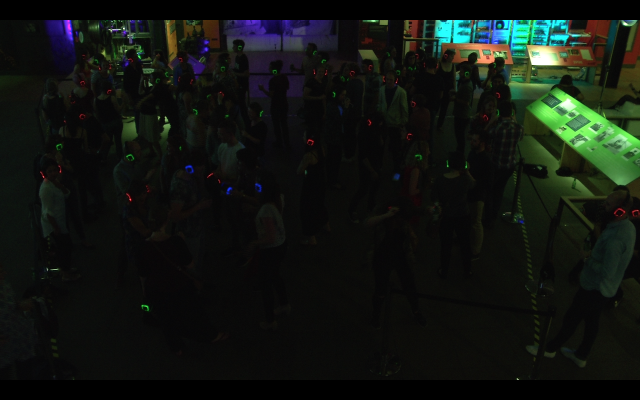
#> input picture Example_009.png, 1280 x 800 px, given in place of the camera (shown at 1/2 size)
$ python BallTracking.py
#> lines starting #> are read from the running program, lines starting #| are printed output that depends on the picture; after the words box and inside, x2 and y2 are one past the last pixel; in counts of white or black regions, pixels touching at a corner belong together
# BallTracking.py
# Source: http://www.pyimagesearch.com/2015/09/14/ball-tracking-with-opencv/

# Import necessary packages.
from collections import deque
import numpy as np
import argparse
import imutils
import cv2


# Construct the argument parser and parse the arguments (command line tools).
ap = argparse.ArgumentParser()
ap.add_argument("-v", "--video", help = "path to the (optional) video file")
ap.add_argument("-b", "--buffer", type = int, default = 64, help = "max buffer size")
args = vars(ap.parse_args())


# Define the lower and upper boundaries of the "green" ball in the HSV color space, then initalize the list of tracked points.
# NOTE: values detected using the range-detector script in the imutils package.  Function can get thresholds for both HSV and RGB color spaces.

# (48, 26, 10)
# (62, 255, 139)
# greenLower = (50, 76, 38)
# greenUpper = (58, 255, 172)

# NOTE: lower and upper bounds for red, based on frame #6000:
# redLower = (167, 0, 27)
# redUpper = (190, 255, 255)
# NOTE: lower and upper bounds for green, based on frame #6000:
greenLower = (50, 76, 38)
greenUpper = (58, 255, 172)

pts = deque(maxlen = args["buffer"])


# If a video path was not supplied, grab the reference to the webcam...
if not args.get("video", False):
    camera = cv2.VideoCapture(0)
# else, grab a reference to the video file.
else:
    camera = cv2.VideoCapture(args["video"])


# Loop over video file/feed.
while True:
    # Grab the current frame.
    (grabbed, frame) = camera.read()
#> frame is the input picture: shape (800, 1280, 3); mean B, G, R 17.2, 21.7, 17.3


    # If we are viewing a video and we did not grab a frame, then we have reached the end of the video.
    if args.get("video") and not grabbed:
        break


    # Resize the frame, blur it, and convert to HSV color space.
    # NOTE: resizing the frame leads to faster image processing because there is less frame data to process, however in the silent disco case this might lead to data loss.  Also we don't care /that/ much about speed of processing at this time.
    frame = imutils.resize(frame, width = 600)
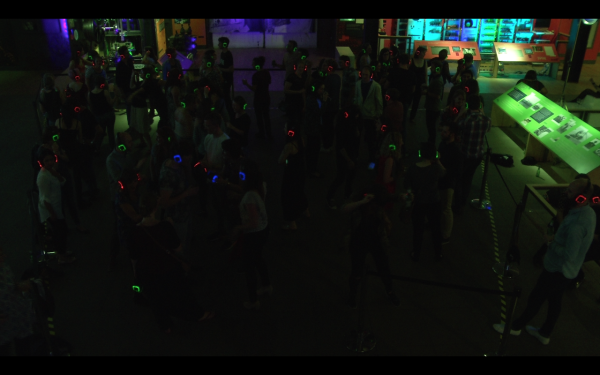
#> frame: shape (375, 600, 3); mean B, G, R 17.2, 21.7, 17.3
    # blurred = cv2.GaussianBlur(frame, (11, 11), 0)
    hsv = cv2.cvtColor(frame, cv2.COLOR_BGR2HSV)
#> hsv: shape (375, 600, 3); mean H, S, V 46.5, 59.4, 24.4


    # Construct a mask for the color "green", then perform a series of dilations and erosions to remove any small blobs left in the mask.
    mask = cv2.inRange(hsv, greenLower, greenUpper)
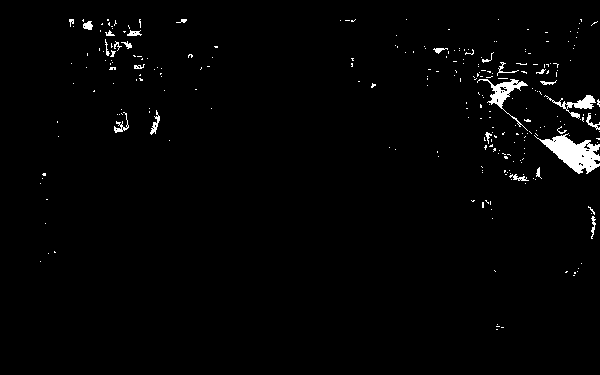
#> mask: shape (375, 600); 1.7% white; 265 white regions (239 under 20 px), largest, box (x1, y1, x2, y2) and area: (534, 133, 600, 174) 1248, (477, 79, 528, 131) 512, (544, 95, 596, 119) 336
    # mask = cv2.inRange(hsv, redLower, redUpper)
    mask = cv2.dilate(mask, None, iterations = 2)
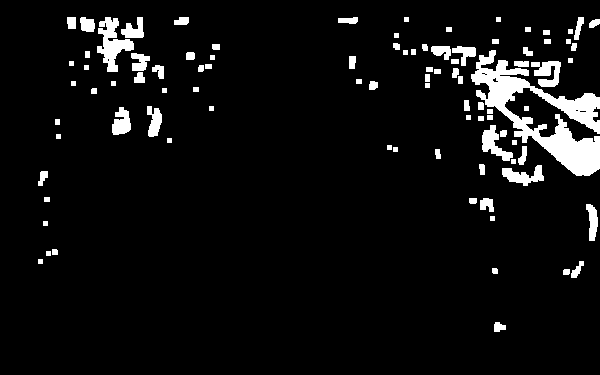
#> mask: shape (375, 600); 6.1% white; 93 white regions, largest, box (x1, y1, x2, y2) and area: (471, 50, 600, 176) 5510, (97, 17, 134, 72) 938, (531, 61, 561, 87) 493
    mask = cv2.erode(mask, None, iterations = 2)
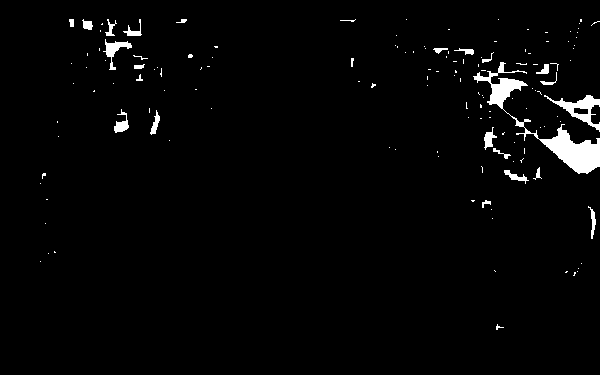
#> mask: shape (375, 600); 2.3% white; 142 white regions (117 under 20 px)


    cv2.imshow("mask", mask)

    # Find contours in the mask and initialize the current (x, y) center of the ball.
    # NOTE: the slice of [-2] is necessary to make findContours compatible with OpenCV 3.
    cnts = cv2.findContours(mask.copy(), cv2.RETR_EXTERNAL, cv2.CHAIN_APPROX_SIMPLE)[-2]
#> cnts = 142 contours, 122 with area under 20; largest, box (x1, y1, x2, y2) and area: (473, 62, 600, 174) 2091, (544, 95, 600, 132) 590, (103, 39, 132, 70) 216, (114, 109, 129, 133) 124, (484, 127, 497, 150) 106
    center = None


    # Only proceed if at least one contour was found.
    if len(cnts) > 0:
        # Find the largest contour in the mask, then use it to compute the minimum enclosing circle and centroid.
        # NOTE: needs adaptation because we're not interested in the minimum enclosing circle.
        # NOTE: and we want to find multiple contours, not just the biggest one.  Basically we want to do this for ALL contours.
        for i in range(len(cnts)):
            M = cv2.moments(cnts[i])
            if cv2.contourArea(cnts[i]) > 3 and cv2.contourArea(cnts[i]) < 150:
                center = (int(M["m10"] / M["m00"]), int(M["m01"] / M["m00"]))


        # [12 lines of commented-out code are left out]
                cv2.circle(frame, center, 5, (0, 255, 255), -1)
#> this loop made 142 passes
#> center on passes 1, 14, 15, 19, 20, 21, 29, 36, 45, 46, 64, 71: (497, 326), (592, 221), (485, 202), (43, 174), (514, 176), (537, 173), (501, 153), (488, 138), (154, 123), (121, 125), (372, 85), (139, 78)
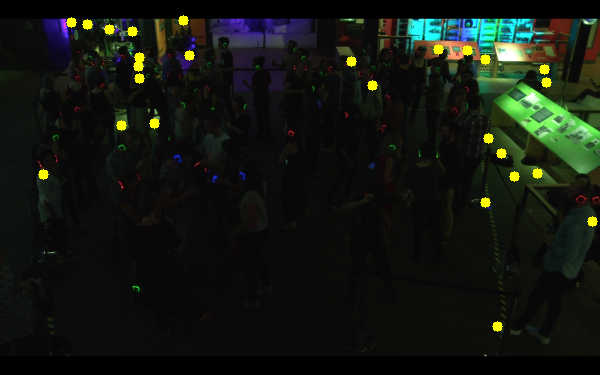
#> frame: shape (375, 600, 3); 0.94% of pixels changed, all inside (x1, y1, x2, y2) = (38, 15, 598, 332)

    # Update the points queue.
    pts.appendleft(center)


    # Loop over the set of tracked points.
    for i in xrange(1, len(pts)):
        # If either of the tracked points are None, ignore them.
        if pts[i - 1] is None or pts[i] is None:
            continue

        # NOTE:
        # if pnts[i] is close enough in value to pnts[i - 1]:
            # draw a line between pnts[i]
        # Otherwise compute the thickness of the line and draw the connecting lines.
        thickness = int(np.sqrt(args["buffer"] / float(i + 1)) * 2.5)
        # cv2.line(frame, pts[i - 1], pts[i], (0, 0, 255), thickness)


    # Show the frame to our screen.
    cv2.imshow("Frame", frame)
    key = cv2.waitKey(1) & 0xFF
#> (key q is pressed here)


    # If the 'q' key is pressed, stop the loop.
    if key == ord("q"):
        break


# Cleanup the camera and close any open windows.
camera.release()
cv2.destroyAllWindows()
